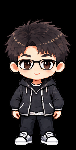
#> input picture assets/showcase/motion/frames/idle/00.png, 76 x 150 px
$ python -i import_codex_pet.py   (imports and definitions only)
#> lines starting #> are read from the running program, lines starting #| are printed output that depends on the picture
#!/usr/bin/env python3
"""Turn a Codex pet (hatch-pet v1/v2 atlas) into the badge's private motion pack.

The pet's idle, review and waving rows become Passport's idle, focus and nod
states: 18 RGBA 76x150 frames written to a Git-ignored pack directory. With
--install the pack is also compiled into build/passport-assets, seeded from the
public assets, and a private/passport-build.json is created when none exists.
"""
from __future__ import annotations

import argparse
import hashlib
import json
import shutil
from pathlib import Path

from PIL import Image

from build_passport_assets import ROOT, validate_destination
from build_passport_motion import HEIGHT, STATES, WIDTH, generate_motion

CELL_W, CELL_H, COLUMNS = 192, 208, 8
ATLAS_ROWS = {"v1": 9, "v2": 11}
PET_ROWS = {"idle": 0, "running-right": 1, "running-left": 2, "waving": 3, "jumping": 4,
            "failed": 5, "waiting": 6, "running": 7, "review": 8}
# Used columns per hatch-pet row (references/animation-rows.md).
PET_FRAMES = {"idle": 6, "running-right": 8, "running-left": 8, "waving": 4, "jumping": 5,
              "failed": 8, "waiting": 6, "running": 6, "review": 6}
DEFAULT_MAP = {"idle": "idle", "focus": "review", "nod": "waving"}
MARGIN = 2  # build_passport_motion rejects frames touching the outer 2 px.


# [35 lines left out: functions six_columns, load_pet, extract_frames, not called in this run]


def fit_frames(frames: dict[str, list[Image.Image]]) -> dict[str, list[Image.Image]]:
    """One shared crop, scale and feet baseline for all 18 frames, so the
    character never pops in size or slides between states."""
    boxes = [cell.getchannel("A").getbbox() for cells in frames.values() for cell in cells]
    left, top = min(b[0] for b in boxes), min(b[1] for b in boxes)
    right, bottom = max(b[2] for b in boxes), max(b[3] for b in boxes)
    scale = min((WIDTH - 2 * MARGIN - 2) / (right - left), (HEIGHT - 2 * MARGIN - 2) / (bottom - top))
    width, height = max(1, int((right - left) * scale)), max(1, int((bottom - top) * scale))
    x, y = (WIDTH - width) // 2, HEIGHT - MARGIN - 1 - height
    fitted = {}
    for state, cells in frames.items():
        fitted[state] = []
        for cell in cells:
            # Premultiplied resize keeps edge colours clean against transparency.
            scaled = cell.crop((left, top, right, bottom)).convert("RGBa").resize(
                (width, height), Image.Resampling.LANCZOS).convert("RGBA")
            frame = Image.new("RGBA", (WIDTH, HEIGHT))
            frame.alpha_composite(scaled, (x, y))
            fitted[state].append(frame)
    return fitted


# [52 lines left out: functions write_pack, install, main, not called in this run]


# [2 lines not run here, left out]

>>> import cv2
>>> picture = cv2.imread('../assets/showcase/motion/frames/idle/00.png', cv2.IMREAD_GRAYSCALE)
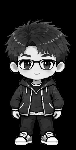
#> picture: shape (150, 76); min 0, max 255, mean 43
#> (the run stopped early here; a loop or call above may not have finished)
